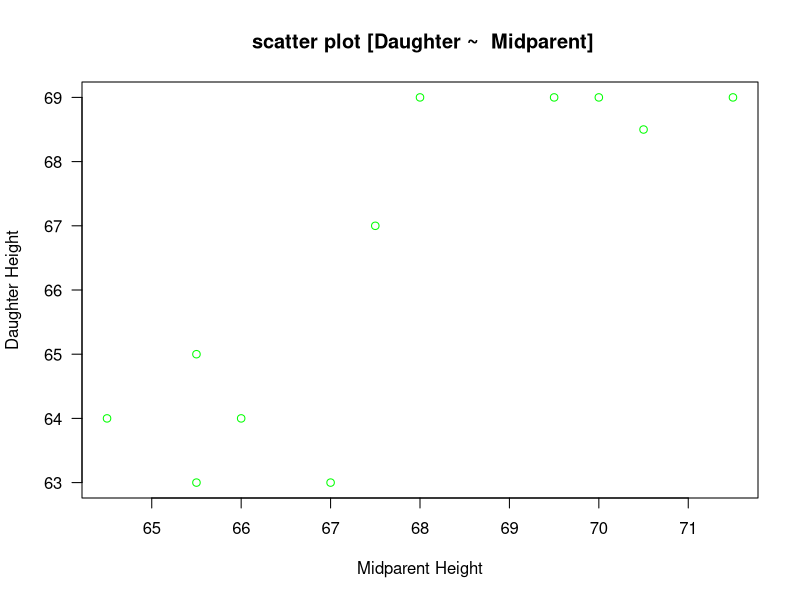
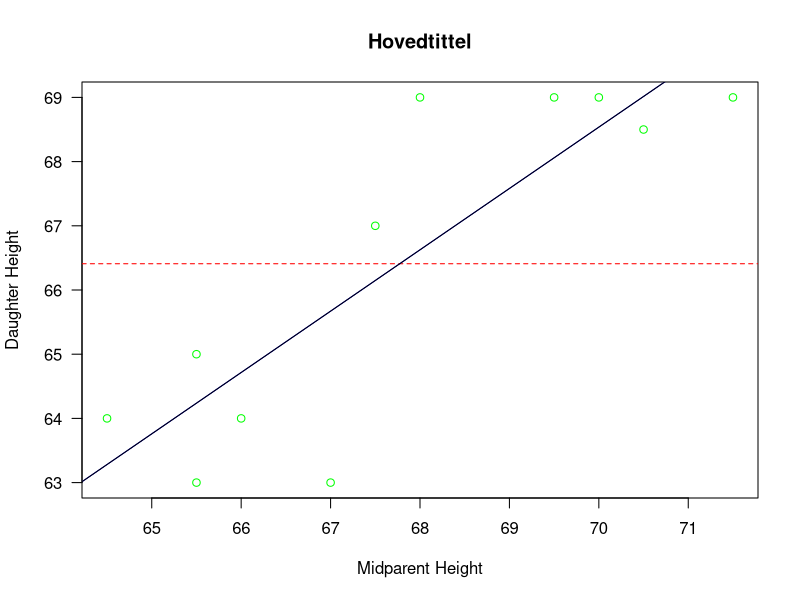
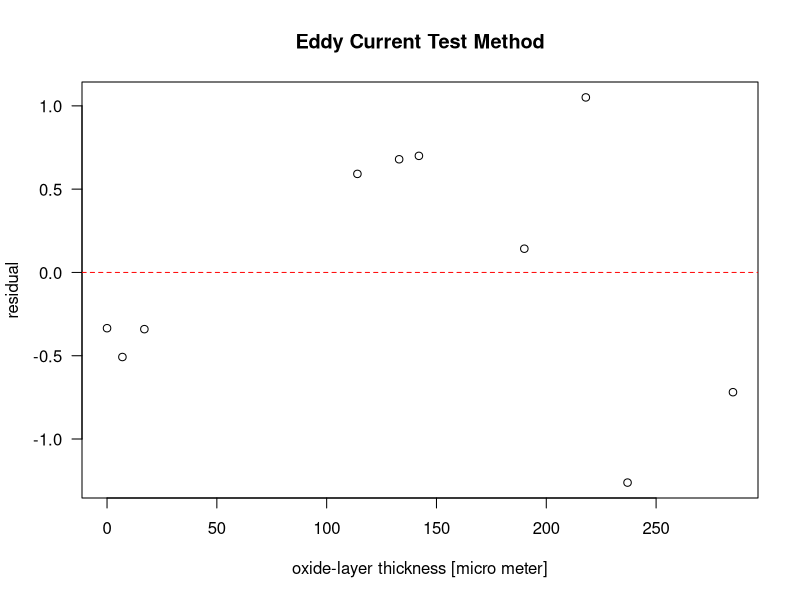
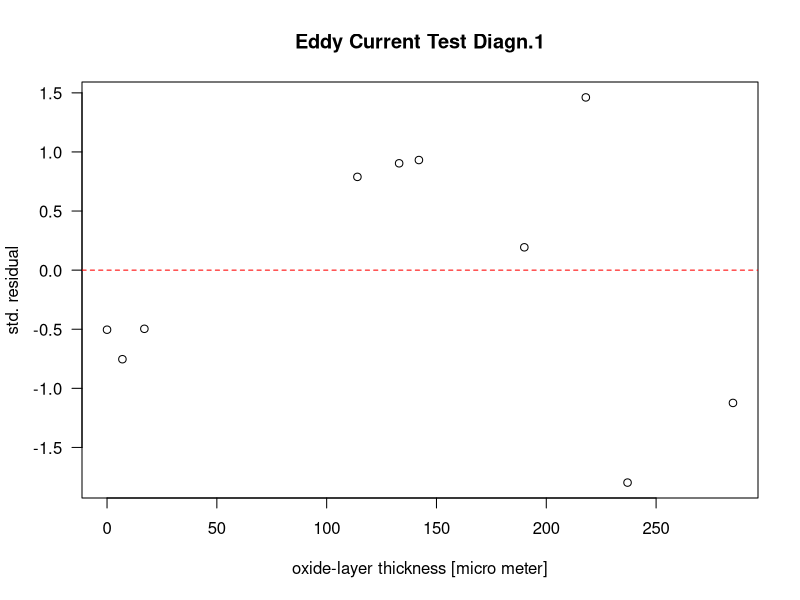
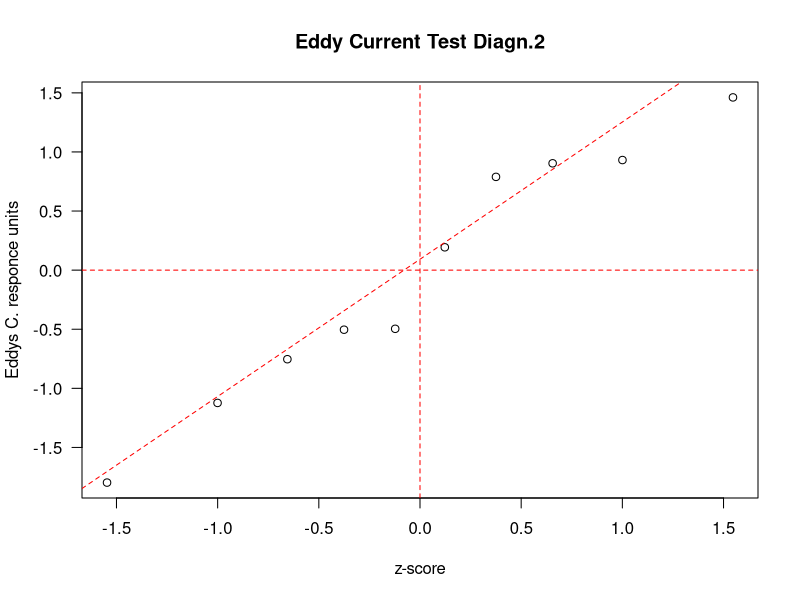

Here is the R script that generated these plots, in order:
## ---- chunk 1
knitr::opts_chunk$set(echo = TRUE)
## ---- chunk 2

Midparent <- c(66.0, 65.5, 71.5, 68.0, 70.0, 65.5, 67.0, 70.5, 69.5, 64.5, 67.5)
Daughter <- c(64.0, 63.0, 69.0, 69.0, 69.0, 65.0, 63.0, 68.5, 69.0, 64.0, 67.0)


## Scatterplot
plot(x = Midparent, y = Daughter, type = "p", las = 1,
main = " scatter plot [Daughter ~  Midparent]", xlab = "Midparent Height", ylab = "Daughter Height", col = "green")


## ---- chunk 3
 
## Gjennomsnitts høyde for døttre
mean_daughter <- mean(Daughter)

## Generer linjær regresjons model av vektorene Daughter~Midparent
lm_daughters_explained_by_midparent <- lm(formula = Daughter~Midparent)


print(summary(lm_daughters_explained_by_midparent))
names(lm_daughters_explained_by_midparent)


# Beregning av koefisienter til regresjonslinjen
a <- lm_daughters_explained_by_midparent$coefficients[2]
b <- lm_daughters_explained_by_midparent$coefficients[1]

# Det direkte måte å trekke ut koeefisientene a og b på 
coef(lm_daughters_explained_by_midparent) 

# Funksjon for regresjonslinjen
regresjonslinje <- function(x){a*x+ b}


## Plott for å sammenligne målinger med modell og gjennomsnitt
plot(x = Midparent, y = Daughter, type = "p", las = 1,
main = "Hovedtittel", xlab = "Midparent Height", ylab = "Daughter Height", col = "green")
abline(h = mean_daughter, col = "red", lty =2)
abline(lm_daughters_explained_by_midparent, col = "blue") 

# lagt over ser vi at regresjonslinje(x) korrelerer en til en med lm_daughters_explained
x = 64:72
y = regresjonslinje(x)
lines(x, y)


# Beregnet høyde for midparent = 70
inn_verdi_70 <- 70
verdi_70 <-regresjonslinje(inn_verdi_70)
print(verdi_70)

# Beregnet høyde for midparent = 74
inn_verdi_74 <- 74
verdi_2 <-regresjonslinje(inn_verdi_74)
print(verdi_2)

# Beregnet høyde for midparent = 5
inn_verdi_5 <- 5
verdi_3 <-regresjonslinje(inn_verdi_5)
print(verdi_3)
## ---- chunk 4
## Utregning av SSE, SST og r.squared kan gjøres direkte ved å hente ut
## residualene og bruke formlene på side 631, 633 og 634.
residualer <- residuals(lm_daughters_explained_by_midparent)
SSE <- sum(residualer^2)
SST <- sum((Daughter - mean(Daughter))^2)
r.squared <- 1 - SSE/SST

cat("rsq =  ",r.squared, "   SST =  ", SST, "   SSE =  ",SSE)

## Alternativt kan dere finne SSE ved å se på resultatet fra `anova` og
## dere kan finne r.squared ved å se på resultatet fra `summary`.
summary <- summary(object = lm_daughters_explained_by_midparent)
anova <- anova(object = lm_daughters_explained_by_midparent)
## ---- chunk 5
x <- c(0, 7, 17, 114, 133, 142, 190, 218, 237, 285)
y <- c(20.3, 19.8, 19.5, 15.9, 15.1, 14.7, 11.9, 11.5, 8.3, 6.6)

lin_mod_y_vs_x <- lm(formula = y ~ x)

residuals <- lin_mod_y_vs_x$residuals

abline(h = mean(y), col = "red", lty =2)
abline(lin_mod_y_vs_x, col = "blue") 
## Et mer direkte alternativ få å hente ut residualene er:
residuals(lin_mod_y_vs_x)

## Lag et plott som viser '.x' versus '.residuals'
main <- "Eddy Current Test Method"
xlab <- "oxide-layer thickness [micro meter]"
ylab <- "residual"
plot(x = x, y = residuals, type = "p", , las = 1,
main = main, xlab = xlab, ylab = ylab)


#Den horisontale skillelinjen
abline(h = 0, col = "red", lty = 2)


## ---- chunk 6
## Bruk 'rstandard' til å regne ut de standardiserte residualene.
standard_res <- rstandard(model = lin_mod_y_vs_x)
## Lag et plott som viser '.x' versus '.standard_res'
main <- "Eddy Current Test Diagn.1"
xlab <- "oxide-layer thickness [micro meter]"
ylab <- "std. residual"
plot(x = x, y = standard_res, type = "p", , las = 1,
main = main, xlab = xlab, ylab = ylab)
abline(h = 0, col = "red", lty = 2)

## Lag et normal-sannsynsplott for de standardiserte residualene.
main <- "Eddy Current Test Diagn.2"
xlab <- "z-score"
ylab <- "Eddys C. responce units"
qqnorm(standard_res, las = 1,
main = main,
xlab = xlab,
ylab = ylab)
abline(h = 0, v = 0, col = "red", lty = 2)
## Legg til linje gjennom første og tredje kvartil.
qqline(standard_res, col = "red", lty = 2)


## ---- chunk 7

observasjoner <- c(30.6, 30.1, 15.6, 26.7, 27.1, 25.4, 35.0, 30.8,
31.9, 53.2, 12.5, 23.2, 8.8, 24.9, 30.2)


## Definer mu som skal brukes i testen, og regn ut test-observatoren:
mu0 <- 30
centered <- observasjoner - mu0
signed_ranks <- sign(centered) * rank(abs(centered))
s_pluss <- sum(signed_ranks[signed_ranks > 0])

## Finn den kritiske verdien 'c1' for dette tilfellet.
## (Formelen under gjennskaper tabell A.12 på side 809.)
level <- 0.1
c1 <- 1 + qsignrank(p = level, n = length(observasjoner), lower.tail = FALSE)

n = 15

c2 <- ((n*(n+1))/2)-c1


cat(" c1 = ", c1, "    c2 = ", c2, "    s_pluss =", s_pluss)

## ---- chunk 8
## Vektorene er deffinert ved
Unexposed <- c( 8, 11, 12, 14, 20, 43, 111)
Exposed <- c(35, 56, 83, 92, 128, 150, 176, 208)

## Registrer lengdene
m <- min(length(Unexposed), length(Exposed)) # vi velger m minst
n <- max(length(Unexposed), length(Exposed)) # og n størst slik at vi tilfredstiller m =< n

x <- Unexposed
y <- Exposed

Delta <- 0.25 

w <- sum(rank(c(x - Delta, y))[1:m])
## Kritisk verdi: Her hentet fra tabell A.13, side 810.

c1 <- 71

c2 <- m*(m+n+1) - c1

cat("w = ", w, "     c1 = ", c1,"     c2 = ", c2)
